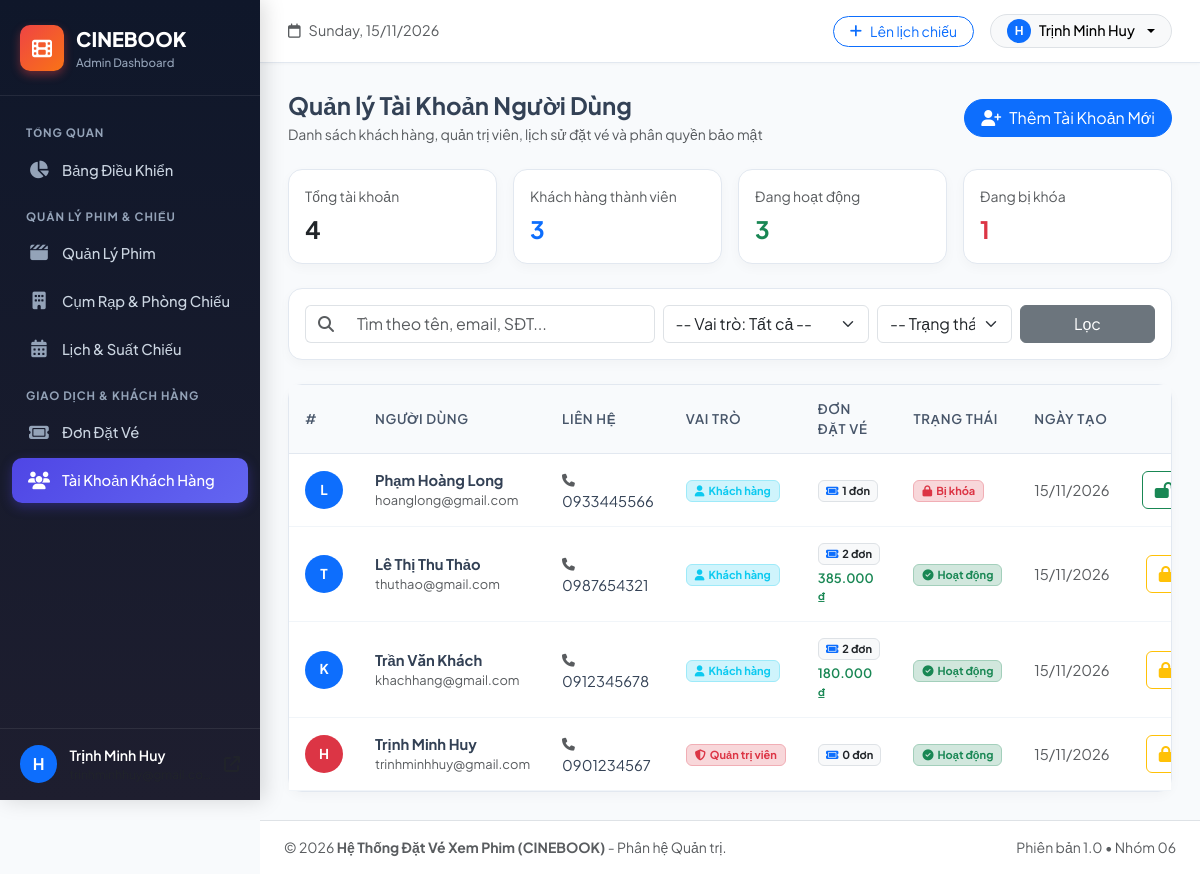
/admin/users.php, run on the app's committed database.
### tables this page shows
CREATE TABLE `users` (
    `id` INT AUTO_INCREMENT PRIMARY KEY,
    `fullname` VARCHAR(100) NOT NULL,
    `email` VARCHAR(100) NOT NULL UNIQUE,
    `phone` VARCHAR(20) DEFAULT NULL,
    `password` VARCHAR(255) NOT NULL,
    `role` ENUM('admin', 'customer') DEFAULT 'customer',
    `status` ENUM('active', 'locked') DEFAULT 'active',
    `created_at` DATETIME DEFAULT CURRENT_TIMESTAMP
);

### config/database.php (called while the page is built, shortened)
<?php
if (!function_exists('format_currency')) {
    function format_currency($amount) {
        return number_format($amount, 0, ',', '.') . ' ₫';
    }
}
if (!function_exists('format_date')) {
    function format_date($date) {
        $time = strtotime($date);
        return date('d/m/Y', $time);
    }
}

### admin/users.php (the view, shortened to what this page needs)
<?php
require_once __DIR__ . '/header.php';
$search = trim($_GET['search'] ?? '');
$filter_role = $_GET['role'] ?? 'all';
$filter_status = $_GET['status'] ?? 'all';
$statTotal = $conn->query("SELECT COUNT(*) AS cnt FROM users")->fetch_assoc()['cnt'];
$statCustomers = $conn->query("SELECT COUNT(*) AS cnt FROM users WHERE role = 'customer'")->fetch_assoc()['cnt'];
$statActive = $conn->query("SELECT COUNT(*) AS cnt FROM users WHERE status = 'active'")->fetch_assoc()['cnt'];
$statLocked = $conn->query("SELECT COUNT(*) AS cnt FROM users WHERE status = 'locked'")->fetch_assoc()['cnt'];
$sql = "
    SELECT u.*,
           (SELECT COUNT(*) FROM bookings b WHERE b.user_id = u.id) AS total_bookings,
           (SELECT COALESCE(SUM(b.total_amount), 0) FROM bookings b WHERE b.user_id = u.id AND b.payment_status = 'paid') AS total_spent
    FROM users u
    WHERE 1=1
";
$sql .= " ORDER BY u.id DESC";
$stmt = $conn->prepare($sql);
$stmt->execute();
$users = $stmt->get_result();
?>
<div class="d-flex flex-column flex-md-row justify-content-between align-items-md-center mb-4 gap-3">
    <div>
        <h4 class="fw-bold mb-1">Quản lý Tài Khoản Người Dùng</h4>
        <p class="text-muted mb-0 small">Danh sách khách hàng, quản trị viên, lịch sử đặt vé và phân quyền bảo mật</p>
    </div>
    <button class="btn btn-primary rounded-pill px-3 d-flex align-items-center gap-2" data-bs-toggle="modal" data-bs-target="#userModal" onclick="openAddUserModal()">
        <i class="fa-solid fa-user-plus"></i> Thêm Tài Khoản Mới
    </button>
</div>
<div class="row g-3 mb-4">
    <div class="col-6 col-md-3">
        <div class="card p-3 h-100">
            <div class="text-muted small">Tổng tài khoản</div>
            <div class="fw-bold fs-4 text-dark mt-1"><?= number_format($statTotal) ?></div>
        </div>
    </div>
    <div class="col-6 col-md-3">
        <div class="card p-3 h-100">
            <div class="text-muted small">Khách hàng thành viên</div>
            <div class="fw-bold fs-4 text-primary mt-1"><?= number_format($statCustomers) ?></div>
        </div>
    </div>
    <div class="col-6 col-md-3">
        <div class="card p-3 h-100">
            <div class="text-muted small">Đang hoạt động</div>
            <div class="fw-bold fs-4 text-success mt-1"><?= number_format($statActive) ?></div>
        </div>
    </div>
    <div class="col-6 col-md-3">
        <div class="card p-3 h-100">
            <div class="text-muted small">Đang bị khóa</div>
            <div class="fw-bold fs-4 text-danger mt-1"><?= number_format($statLocked) ?></div>
        </div>
    </div>
</div>
<div class="card p-3 mb-4">
    <form method="GET" class="row g-2 align-items-center">
        <div class="col-12 col-md-5">
            <div class="input-group">
                <span class="input-group-text bg-white text-muted border-end-0"><i class="fa-solid fa-magnifying-glass"></i></span>
                <input type="text" name="search" class="form-control border-start-0" placeholder="Tìm theo tên, email, SĐT..." value="<?= htmlspecialchars($search) ?>">
            </div>
        </div>
        <div class="col-12 col-md-3">
            <select name="role" class="form-select">
                <option value="all" <?= $filter_role === 'all' ? 'selected' : '' ?>>-- Vai trò: Tất cả --</option>
            </select>
        </div>
        <div class="col-12 col-md-2">
            <select name="status" class="form-select">
                <option value="all" <?= $filter_status === 'all' ? 'selected' : '' ?>>-- Trạng thái: Tất cả --</option>
            </select>
        </div>
        <div class="col-12 col-md-2 d-flex gap-2">
            <button type="submit" class="btn btn-secondary w-100">Lọc</button>
        </div>
    </form>
</div>
<div class="card">
    <div class="table-responsive">
        <table class="table table-custom align-middle">
            <thead>
                <tr>
                    <th style="width: 50px;">#</th>
                    <th>Người Dùng</th>
                    <th>Liên Hệ</th>
                    <th>Vai Trò</th>
                    <th>Đơn Đặt Vé</th>
                    <th>Trạng Thái</th>
                    <th>Ngày Tạo</th>
                    <th class="text-end" style="width: 170px;">Thao Tác</th>
                </tr>
            </thead>
            <tbody>
                <?php if ($users && $users->num_rows > 0): ?>
                    <?php while ($u = $users->fetch_assoc()): ?>
                        <tr>
                            <td>
                                <?php
                                $nameArr = explode(' ', trim($u['fullname']));
                                $initialLetter = strtoupper(mb_substr(end($nameArr), 0, 1, 'UTF-8'));
                                ?>
                                <div class="rounded-circle d-flex align-items-center justify-content-center fw-bold text-white <?= $u['role'] === 'admin' ? 'bg-danger' : 'bg-primary' ?>" style="width: 38px; height: 38px; font-size: 0.85rem;">
                                    <?= $initialLetter ?>
                                </div>
                            </td>
                            <td>
                                <div class="fw-bold text-slate-800"><?= htmlspecialchars($u['fullname']) ?></div>
                                <div class="text-muted small"><?= htmlspecialchars($u['email']) ?></div>
                            </td>
                            <td>
                                <div><i class="fa-solid fa-phone text-muted me-1 small"></i><?= htmlspecialchars($u['phone'] ?: 'Chưa cập nhật') ?></div>
                            </td>
                            <td>
                                <?php if ($u['role'] === 'admin'): ?>
                                    <span class="badge bg-danger-subtle text-danger border border-danger-subtle px-2 py-1">
                                        <i class="fa-solid fa-shield-halved me-1"></i>Quản trị viên
                                    </span>
                                <?php else: ?>
                                    <span class="badge bg-info-subtle text-info border border-info-subtle px-2 py-1">
                                        <i class="fa-solid fa-user me-1"></i>Khách hàng
                                    </span>
                                <?php endif; ?>
                            </td>
                            <td>
                                <span class="badge bg-light text-dark border">
                                    <i class="fa-solid fa-ticket text-primary me-1"></i><?= $u['total_bookings'] ?> đơn
                                </span>
                                <?php if ($u['total_spent'] > 0): ?>
                                    <div class="text-success small fw-semibold mt-1"><?= format_currency($u['total_spent']) ?></div>
                                <?php endif; ?>
                            </td>
                            <td>
                                <?php if ($u['status'] === 'active'): ?>
                                    <span class="badge bg-success-subtle text-success border border-success-subtle px-2 py-1">
                                        <i class="fa-solid fa-circle-check me-1"></i>Hoạt động
                                    </span>
                                <?php else: ?>
                                    <span class="badge bg-danger-subtle text-danger border border-danger-subtle px-2 py-1">
                                        <i class="fa-solid fa-lock me-1"></i>Bị khóa
                                    </span>
                                <?php endif; ?>
                            </td>
                            <td class="text-muted small">
                                <?= format_date($u['created_at']) ?>
                            </td>
                            <td class="text-end">
                                <div class="btn-group btn-group-sm">
                                    <form method="POST" class="d-inline">
                                        <button type="submit"
                                                class="btn <?= $u['status'] === 'active' ? 'btn-outline-warning' : 'btn-outline-success' ?>"
                                                title="<?= $u['status'] === 'active' ? 'Khóa tài khoản này' : 'Mở khóa tài khoản' ?>">
                                            <i class="fa-solid <?= $u['status'] === 'active' ? 'fa-lock' : 'fa-lock-open' ?>"></i>
                                        </button>
                                    </form>
                                </div>
                            </td>
                        </tr>
                    <?php endwhile; ?>
                <?php endif; ?>
            </tbody>
        </table>
    </div>
</div>
<?php require_once __DIR__ . '/footer.php'; ?>

### admin/header.php (style rules this page uses)
:root { --sidebar-width: 260px; --primary-color: #6366f1; --primary-hover: #4f46e5; --sidebar-bg: #0f172a; --sidebar-hover: #1e293b; --sidebar-active: #4f46e5; --text-muted: #94a3b8; --body-bg: #f8fafc; }
* { box-sizing: border-box; }
body { font-family: 'Plus Jakarta Sans', sans-serif; background-color: var(--body-bg); color: #334155; min-height: 100vh; overflow-x: hidden; }
.card { border: 1px solid #e2e8f0; border-radius: 14px; box-shadow: 0 4px 12px rgba(0, 0, 0, 0.03); background-color: #fff; transition: transform 0.2s, box-shadow 0.2s; }
.table-custom { margin-bottom: 0; }
.table-custom thead th { background-color: #f8fafc; color: #475569; font-weight: 600; font-size: 0.83rem; text-transform: uppercase; letter-spacing: 0.05em; border-bottom: 1px solid #e2e8f0; padding: 14px 16px; vertical-align: middle; }
.table-custom tbody td { padding: 14px 16px; vertical-align: middle; border-bottom: 1px solid #f1f5f9; color: #334155; font-size: 0.92rem; }

### data on the page
users: initialLetter "L", fullname "Phạm Hoàng Long", email "hoanglong@gmail.com", phone "0933445566", role "customer" (drawn), total_bookings "1", status "locked" (drawn), created_at "15/11/2026"
users: initialLetter "T", fullname "Lê Thị Thu Thảo", email "thuthao@gmail.com", phone "0987654321", role "customer" (drawn), total_bookings "2", total_spent "385.000 ₫", status "active" (drawn), created_at "15/11/2026"
users: initialLetter "K", fullname "Trần Văn Khách", email "khachhang@gmail.com", phone "0912345678", role "customer" (drawn), total_bookings "2", total_spent "180.000 ₫", status "active" (drawn), created_at "15/11/2026"
users: initialLetter "H", fullname "Trịnh Minh Huy", email "trinhminhhuy@gmail.com", phone "0901234567", role "admin" (drawn), total_bookings "0", status "active" (drawn), created_at "15/11/2026"

### other printed values
$current_user['fullname'] "Trịnh Minh Huy"
$statTotal "4"
$statCustomers "3"
$statActive "3"
$statLocked "1"
